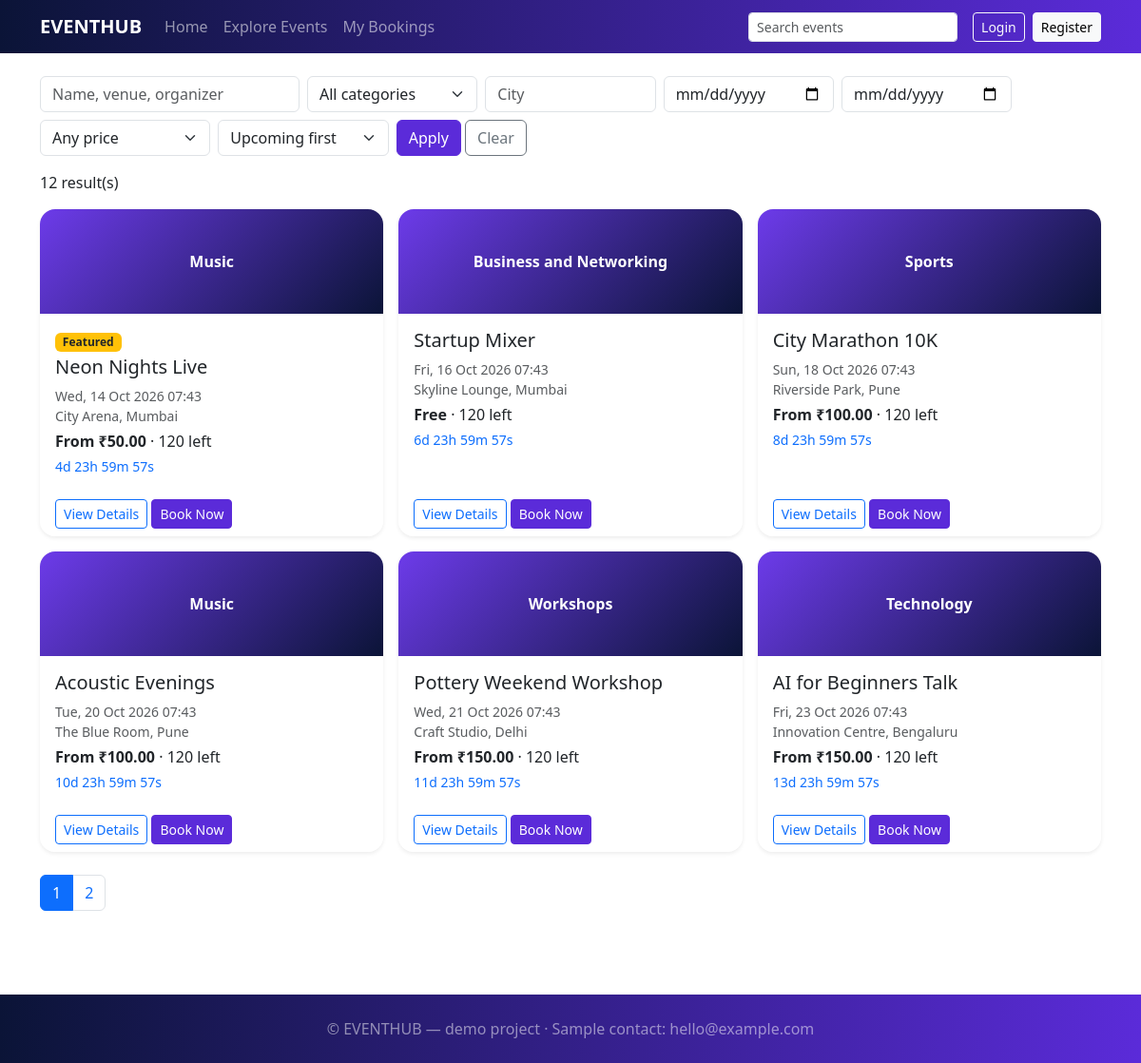
Screenshot of /events.php with the database file from the repository.
### tables this page shows
CREATE TABLE events(id INT AUTO_INCREMENT PRIMARY KEY,category_id INT NOT NULL,title VARCHAR(150) NOT NULL,description TEXT,venue VARCHAR(120),city VARCHAR(80),organizer VARCHAR(100),start_at DATETIME NOT NULL,featured TINYINT(1) DEFAULT 0,status ENUM('draft','published','cancelled') DEFAULT 'published',
 FOREIGN KEY(category_id) REFERENCES categories(id),INDEX(start_at),INDEX(city));

CREATE TABLE categories(id INT AUTO_INCREMENT PRIMARY KEY,name VARCHAR(60) NOT NULL UNIQUE);

### events.php (the view, shortened to what this page needs)
<?php $title='Explore Events'; require 'includes/header.php';
$w=["e.status='published'"];$a=[];
if(($q=trim($_GET['q']??''))!==''){$w[]='(e.title LIKE ? OR e.venue LIKE ? OR e.organizer LIKE ?)';array_push($a,"%$q%","%$q%","%$q%");}
if(($city=trim($_GET['city']??''))!==''){$w[]='e.city LIKE ?';$a[]="%$city%";}
$orders=['date'=>'e.start_at','new'=>'e.id DESC','low'=>'min_price','high'=>'min_price DESC'];$sort=$orders[$_GET['sort']??'date']??'e.start_at';
$where=' WHERE '.implode(' AND ',$w);$per=6;$pg=max(1,(int)($_GET['page']??1));
$c=$pdo->prepare("SELECT COUNT(*) FROM events e$where");$c->execute($a);$n=(int)$c->fetchColumn();
$st=$pdo->prepare(EV_SQL."$where ORDER BY $sort LIMIT $per OFFSET ".(($pg-1)*$per));$st->execute($a);$rows=$st->fetchAll();
$cats=$pdo->query("SELECT * FROM categories")->fetchAll();$qs=$_GET;unset($qs['page']);?>
<form class="row g-2 mb-3"><div class="col-md-3"><input name="q" value="<?=e($q)?>" class="form-control" placeholder="Name, venue, organizer"></div>
<div class="col-md-2"><select name="category" class="form-select"><option value="">All categories</option></select></div>
<div class="col-md-2"><input name="city" value="<?=e($city)?>" class="form-control" placeholder="City"></div>
<div class="col-md-2"><input type="date" name="from" value="<?=e($_GET['from']??'')?>" class="form-control"></div><div class="col-md-2"><input type="date" name="to" value="<?=e($_GET['to']??'')?>" class="form-control"></div>
<div class="col-md-2"><select name="price" class="form-select"><option value="">Any price</option></select></div>
<div class="col-md-2"><select name="sort" class="form-select"><option value="date">Upcoming first</option></select></div>
<div class="col-md-3"><button class="btn btn-primary">Apply</button> <a class="btn btn-outline-secondary" href="events.php">Clear</a></div></form>
<p><?=$n?> result(s)</p><div class="row g-3"><?php foreach($rows as $ev)echo card($ev); if(!$rows)echo '<p>No events match. Try clearing filters or a different city.</p>';?></div>
<nav class="mt-4"><ul class="pagination"><?php for($i=1;$i<=max(1,ceil($n/$per));$i++)echo '<li class="page-item'.($i==$pg?' active':'').'"><a class="page-link" href="?'.e(http_build_query($qs+['page'=>$i])).'">'.$i.'</a></li>';?></ul></nav>
<?php require 'includes/footer.php';

### includes/functions.php (shortened to what this page needs)
<?php
function e($s){return htmlspecialchars((string)$s,ENT_QUOTES,'UTF-8');}
function money($n){return $n>0?'₹'.number_format($n,2):'Free';}
function card($ev){
 $p=$ev['min_price']??0; $h='<div class="col-md-6 col-lg-4"><div class="card h-100 shadow-sm ev"><div class="ev-img">'.e($ev['category']).'</div><div class="card-body">';
 $h.=($ev['featured']?'<span class="badge bg-warning text-dark mb-1">Featured</span> ':'').'<h5>'.e($ev['title']).'</h5>';
 $h.='<p class="small text-muted mb-1">'.date('D, d M Y H:i',strtotime($ev['start_at'])).'<br>'.e($ev['venue']).', '.e($ev['city']).'</p>';
 $h.='<p class="mb-1"><b>'.($p>0?'From '.money($p):'Free').'</b> · '.(int)$ev['avail'].' left</p>';
 $h.='<div class="cd small text-primary" data-t="'.date('c',strtotime($ev['start_at'])).'"></div></div><div class="card-footer bg-white border-0">';
 $h.='<a class="btn btn-outline-primary btn-sm" href="event-details.php?id='.$ev['id'].'">View Details</a> <a class="btn btn-primary btn-sm" href="booking.php?id='.$ev['id'].'">Book Now</a></div></div></div>';
 return $h;}

### assets/css/style.css (style rules this page uses)
.ev { border:0;border-radius:1rem;overflow:hidden;transition:.2s }
.ev-img { height:110px;background:linear-gradient(135deg,#6d3bea,#0b1437);color:#fff;display:flex;align-items:center;justify-content:center;font-weight:600 }
.btn-primary { background:#5b2bd9;border-color:#5b2bd9 }

### rows the page displays
events: category.name "Music", featured "Featured", title "Neon Nights Live", start_at "Wed, 14 Oct 2026 07:43", venue "City Arena", city "Mumbai", p "₹50.00", avail "120"
events: category.name "Business and Networking", title "Startup Mixer", start_at "Fri, 16 Oct 2026 07:43", venue "Skyline Lounge", city "Mumbai", shows "Free", avail "120"
events: category.name "Sports", title "City Marathon 10K", start_at "Sun, 18 Oct 2026 07:43", venue "Riverside Park", city "Pune", p "₹100.00", avail "120"
events: category.name "Music", title "Acoustic Evenings", start_at "Tue, 20 Oct 2026 07:43", venue "The Blue Room", city "Pune", p "₹100.00", avail "120"
events: category.name "Workshops", title "Pottery Weekend Workshop", start_at "Wed, 21 Oct 2026 07:43", venue "Craft Studio", city "Delhi", p "₹150.00", avail "120"
events: category.name "Technology", title "AI for Beginners Talk", start_at "Fri, 23 Oct 2026 07:43", venue "Innovation Centre", city "Bengaluru", p "₹150.00", avail "120"

### other values shown
$n "12"
